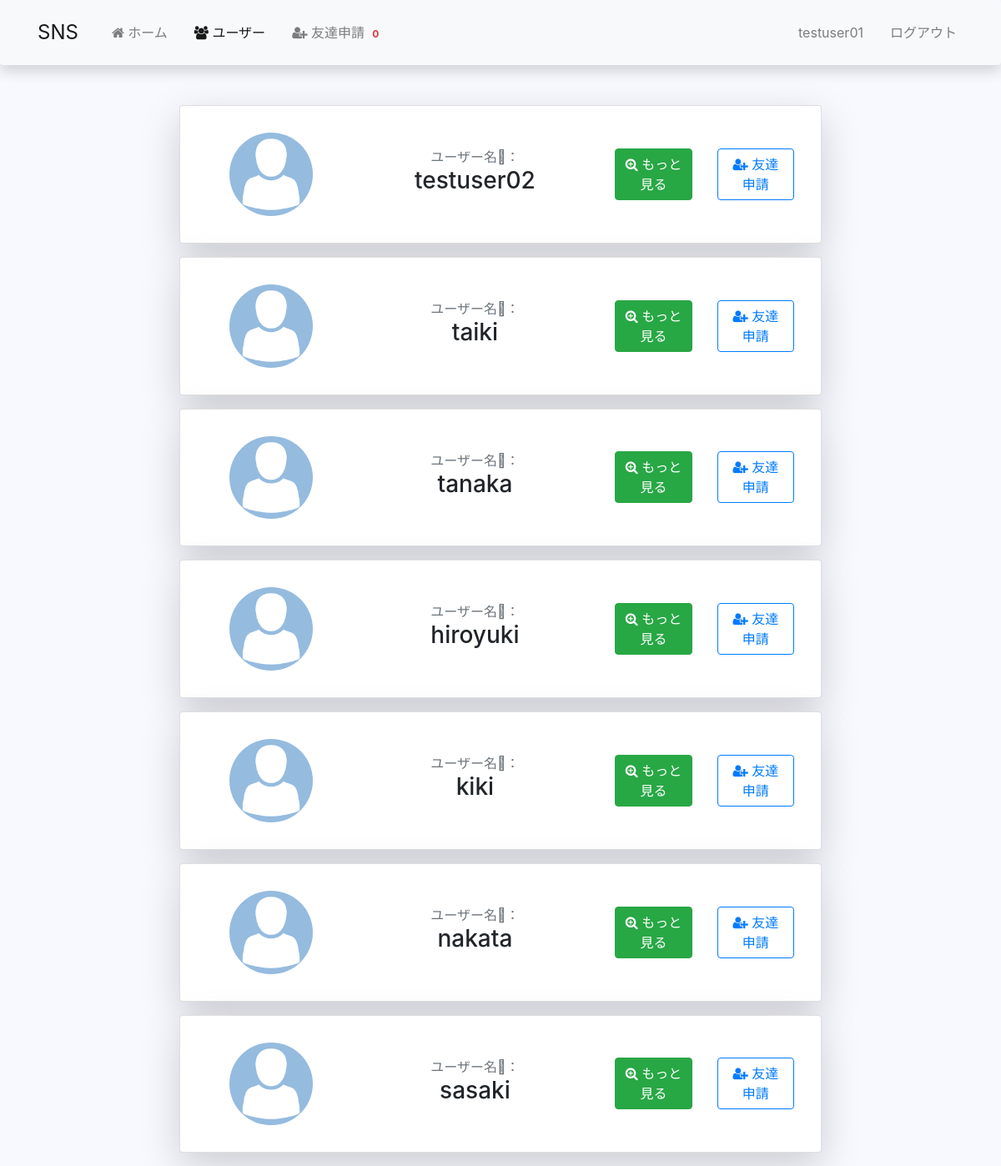
Page /profiles/all-profiles/ (signed in) on the earlier database version.
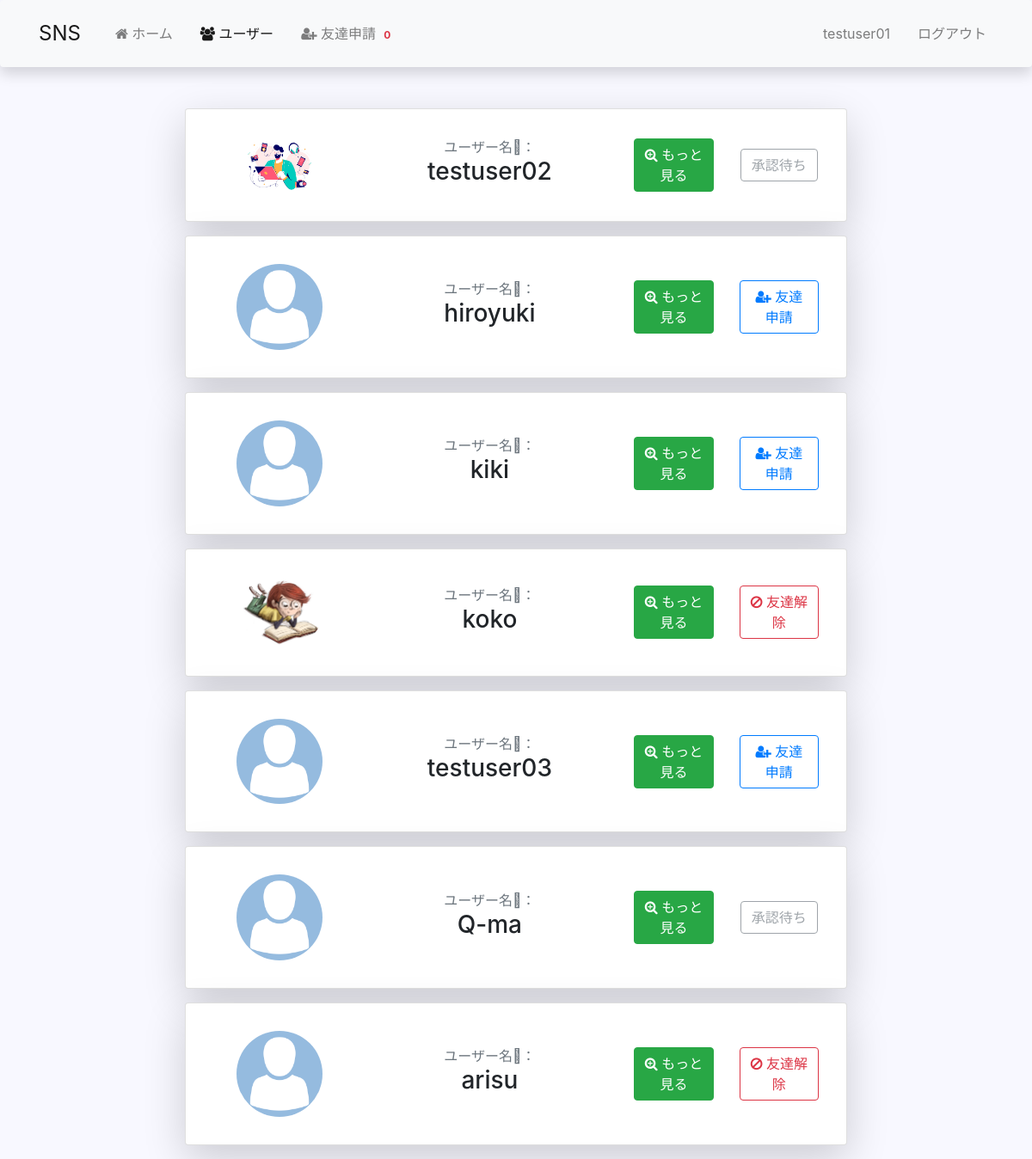
Same page on the later database version.
### profiles/models.py (models this page shows, shortened)
class Profile(models.Model):
    first_name = models.CharField('姓', max_length=200, blank=True)
    last_name = models.CharField('名', max_length=200, blank=True)
    user = models.OneToOneField(User, on_delete=models.CASCADE)
    bio = models.TextField(default="よろしくお願いします。", max_length=300)
    email = models.EmailField(max_length=200, blank=True)
    avatar = models.ImageField(default='avatar.png', upload_to='avatars')
    friends = models.ManyToManyField(User, blank=True, related_name='friends')
    slug = models.SlugField(unique=True, blank=True)
    updated = models.DateTimeField(auto_now=True)
    created = models.DateTimeField(auto_now_add=True)
    objects = ProfileManager()
    def get_absolute_url(self):
        return reverse('profiles:profile-detail', kwargs={'slug': self.slug})

### profiles/views.py (the view)
# urls.py: path('all-profiles/', views.ProfileListView.as_view(), name='all_profiles'),
class ProfileListView(LoginRequiredMixin, ListView):
    model = Profile
    template_name = 'profiles/profile_list.html'
    def get_queryset(self):
        qs = Profile.objects.get_all_profiles_without_me(self.request.user)
        return qs  # object_list
    def get_context_data(self, **kwargs):
        context = super().get_context_data(**kwargs)
        user = User.objects.get(username__iexact=self.request.user)
        profile = Profile.objects.get(user=user)  # 自分のプロフィール
        rel_r = Relationship.objects.filter(sender=profile)  # 申請した相手の情報
        rel_s = Relationship.objects.filter(receiver=profile)  # 申請してきた相手の情報
        rel_receiver = []
        for item in rel_r:
            rel_receiver.append(item.receiver.user)  # ユーザー名だけ取り出す
        rel_sender = []
        for item in rel_s:
            rel_sender.append(item.sender.user)
        context['rel_receiver'] = rel_receiver
        context['rel_sender'] = rel_sender
        context['is_empty'] = False
        if len(self.get_queryset()) == 0:  # 自分以外ユーザーが存在しない場合
            context['is_empty'] = True
        return context

### profiles/context_processors.py (called while the page is built)
def invitations_received_count(request):
    if request.user.is_authenticated:
        profile_obj = Profile.objects.get(user=request.user)
        count = Relationship.objects.invitations_received(profile_obj).count()
        return {'invites_count': count}
    return {}

### profiles/models.py (called while the page is built)
    def get_all_profiles_without_me(self, me):
        profiles = Profile.objects.all().exclude(user=me)
        return profiles

    def invitations_received(self, receiver):
        qs = Relationship.objects.filter(receiver=receiver, status='send')
        return qs

### profiles/templates/profiles/profile_list.html (shortened to what this page needs)
{% extends 'base.html' %}
{% block content %}
    <div class="container-fluid mt-5">
        <div class="row justify-content-center">
            {% for obj in object_list %}
            <div class="col-md-8 mb-3">
                <div class="card shadow-lg rounded">
                    <div class="card-body">
                        <div class="row text-center align-items-center">
                            <div class="col-md-3">
                                <img class="p_avatar" src="{{ obj.avatar.url }}" alt="">
                            </div>
                            <div class="col-md-5">
                                <span class="text-muted">ユーザー名：</span>
                                <h3>{{ obj.user }}</h3>
                            </div>
                            <div class="col-md-2">
                                <a href={{obj.get_absolute_url}}>
                                    <button class="btn btn-success px-2"><i class="fa fa-search-plus"></i> もっと見る</button>
                            </div>
                            <div class="col-md-2">
                                {% if obj.user not in rel_receiver and obj.user not in rel_sender %}
                                <form action="{% url 'profiles:send-invite' %}" method="POST">
                                    <button type="submit" class="btn btn-outline-primary"><i class="fa fa-user-plus"></i>&nbsp;友達申請</button>
                                </form>
                                {% endif %}
                                {% if obj.user in rel_receiver and request.user not in obj.friends.all %}
                                    <button type="submit" class="btn btn-outline-secondary disabled" aria-disabled="true">承認待ち</button>
                                {% endif %}
                                {% if request.user in obj.friends.all %}
                                    <form action="{% url 'profiles:remove-friend' %}" method="POST">
                                        <button type="submit" class="btn btn-outline-danger"><i class="fa fa-ban"></i>&nbsp;友達解除</button>
                                    </form>
                                {% endif %}
                            </div>
                        </div>
                    </div>
                </div>
            </div>
            {% endfor %}
        </div>
    </div>
{% endblock content %}

### templates/base.html (shortened to what this page needs)
{% load static %}
<!doctype html>
<html lang="ja">
  <head>
    <link rel="stylesheet" href="https://stackpath.bootstrapcdn.com/bootstrap/4.5.0/css/bootstrap.min.css">
    <link rel="stylesheet" href="https://stackpath.bootstrapcdn.com/font-awesome/4.7.0/css/font-awesome.min.css">
    <link rel="stylesheet" href="{% static 'style.css'%}">
  </head>
  <body>
    {% include 'navbar.html' %}
    {% block content %}
    {% endblock content %}
  </body>
</html>

### templates/navbar.html (shortened to what this page needs)
{% url 'posts:home' as path_to_home %}
{% url 'profiles:all_profiles' as path_to_all_profiles %}
{% url 'profiles:invites' as path_to_invites %}
{% url 'profiles:my-profile' as path_to_my_profile %}
<nav class="navbar navbar-expand-lg navbar-light bg-light py-3 shadow rounded">
    <div class="container">
        <a class="navbar-brand" href="#">SNS</a>
        <div class="collapse navbar-collapse" id="navbarSupportedContent">
            <ul class="navbar-nav mr-auto">
                <li class="{% if request.path == path_to_home %} nav-item active{% endif %} nav-item">
                    <a class="nav-link" href="{% url 'posts:home' %}"><i class="fa fa-home"></i>&nbsp;ホーム</a>
                </li>
                <li class="{% if request.path == path_to_all_profiles %} nav-item active{% endif %} nav-item">
                    <a class="nav-link" href="{% url 'profiles:all_profiles' %}"><i class="fa fa-users"></i>&nbsp;ユーザー</a>
                </li>
                <li class="{% if request.path == path_to_invites %} nav-item active{% endif %} nav-item">
                    <a class="nav-link" href="{% url 'profiles:invites' %}">
                        <i class="fa fa-user-plus"></i>
                        友達申請
                        <span class="badge badge-light font-weight-bold text-danger">{{ invites_count }}</span>
                    </a>
                </li>
            </ul>
            <ul class="navbar-nav ml-auto">
                {% if request.user.is_authenticated %}
                <li class="{% if request.path == path_to_my_profile %} nav-item active{% endif %} nav-item">
                    <a class="nav-link" href="{% url 'profiles:my-profile' %}">{{ request.user }}</a>
                </li>
                <li class="nav-item">
                    <a class="nav-link" href="{% url 'accounts:logout' %}">ログアウト</a>
                </li>
                {% endif %}
            </ul>
        </div>
    </div>
</nav>

### static/style.css (style rules this page uses)
body { background-color: #f8f8ff; }
nav .navbar-brand { font-size: 1.5rem; }
nav .nav-item { font-size: 1rem; margin-left: 1rem; }
.card-body { padding: 2rem; }
.p_avatar { width: 65%; height: 65%; border-radius: 50%; }

Differences in the rows shown:
removed Profile: avatar (placeholder picture), user "taiki"
removed Profile: avatar (placeholder picture), user "tanaka"
removed Profile: avatar (placeholder picture), user "nakata"
removed Profile: avatar (placeholder picture), user "sasaki"
changed Profile "testuser02": avatar: picture added in place of a placeholder; text "友達申請" → "承認待ち"
added Profile: avatar (picture), user "koko"
added Profile: avatar (placeholder picture), user "testuser03"
added Profile: avatar (placeholder picture), user "Q-ma", shows "承認待ち"
added Profile: avatar (placeholder picture), user "arisu"
